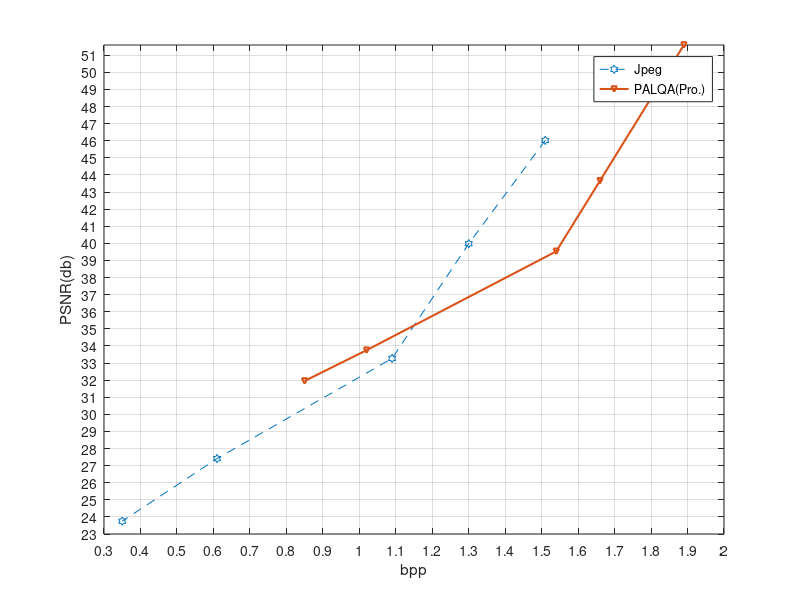

MATLAB code to generate this figure:
clc
clear all

%Image name: cameraman224224.jpg.%image size: 512*512.

%%Image name =cameraman, Gray, 224*224. Approach name Basic JPEG(Zigzag and
%%Huffman Coding)Factor=q/8,q/10,q/5,q/4.5,q/4 


bpp_jpeg=[1.51 1.30 1.09 0.61 0.35];
psnr1_jpeg=[46.02 39.98 33.27 27.41 23.75];

%LQA_gray-scale after applying DCT with quantization, Q=8, 16, 32, 70, 90
%Image size=1024*1024. Quantum apporach name: modified ZSCNEQR 
%% Condition: Z, X (:,1:2), Y(:,:)


bpp_nzneqr=[]; %NZNEQR Q=8,16,32,70,90

psnr_nzneqr=[];



bpp_palqa=[1.89 1.66 1.54 1.02 0.85];%modified ZSCNEQR

psnr_palqa=[51.60 43.66  39.53 33.75 31.95];

plot(bpp_jpeg, psnr1_jpeg, '--h',bpp_palqa,psnr_palqa,'-v','MarkerSize', 4,'LineWidth',1.5) %gray

%bar(D_MZSCNEQR_8)
%xticklabels({'8-Q, 3-Q(X), 2-Q(Y)(Higher)','8-Q, 3-Q(X), 1-Q(Y)(Lower)','8-Q, 3-Q(X)','8-Q','1-Q(Y-middle)'});
%legend('PSNR=51.65(db)')
%bar(X1,Z1);
%xlabel('Required bits considering state preparation(MB)');
%ylabel('Required bpp');
%ylabel('PSNR(db)');
%%%%%Scenery%%NEQR, %%%% Condition= Y(:,2) 
%%Quantumtization=8, 16, 32, 70, 120;
%plot(BR_LQAE_ZSCNEQR,PSNR_T,'-v',BR_NEQR,PSNR_T,'-h','MarkerSize', 4,'LineWidth',1.5) %gray
%plot(k3,l3,'-d', c1,d1,'--*',x6,y6, '--p' , i1,j1, '--p','MarkerSize',4,'LineWidth',1.5) %red
%plot(k4,l4,'-d', c2,d2,'--*',x7, y7, '--p' , i2,j2, '--p' ,'MarkerSize',4,'LineWidth',1.5)% green 
%plot(k5,l5,'-d', c3,d3,'--*',x8, y8, '--p' , i3,j3, '--p' ,'MarkerSize',4,'LineWidth',1.5) %blue
%legend('8-Q, 3-Q(X), 2-Q(Y)(Higher)','8-Q, 3-Q(X), 1-Q(Y)(Lower)','8-Q, 3-Q(X)','8-Q','1-Q(Y-middle)');
%legend('SCMFRQI(Proposed)(Red)','DCTEFRQI(Red)',  'DCTNCQI(Red)', 'DCTINCQI(Red)')
%legend('SCMFRQI(Proposed)(Green)','DCTEFRQI(Green)',  'DCTNCQI(Green)', 'DCTINCQI(Green)')
legend('Jpeg', 'PALQA(Pro.)')

%bar(X1,Z1);
xlabel('bpp');
ylabel('PSNR(db)');
%ylabel('PSNR(db)');
%bar(X1)
set(gca,'XLim', [0.3,2], 'XTick', 0.3:0.1:2,...
'XTickLabel', 0.3:.1:2);
%grid on

%xticklabels({8','16','32','64','128' });
set(gca,'YLim', [23,51.60], 'YTick', 23:1:51.60,...
'YTickLabel', 23:1:51.60);
grid on
